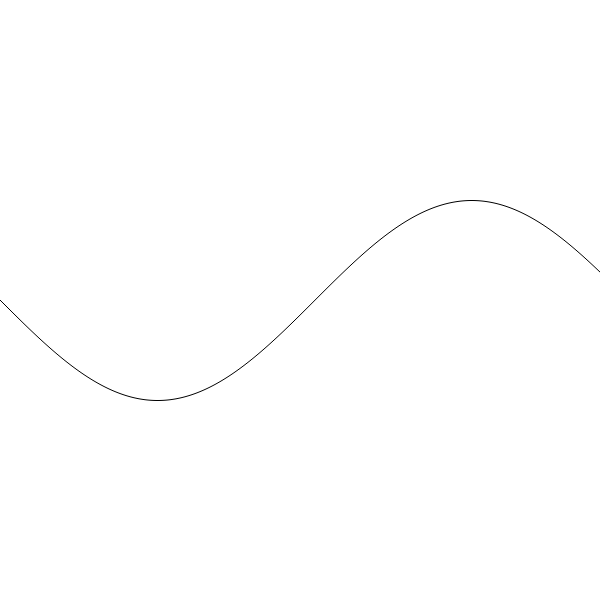
Frame 1 (no input)
Frame 60 (the mouse pressed at the canvas centre just before this capture): identical to frame 1, image omitted
Frame 120 (the mouse held since frame 60 and released just before this capture): identical to frame 1, image omitted

The Processing sketch that drew this single still picture (run headless with seeded random() and noise(); from frame 60 on, the mouse is pressed at the canvas centre):

// Processing sketch: wave
// ── wave.pde
// 波を描く

void setup() {
  size(600, 600);
  noStroke();

  background(255);
  fill(0);
  for (int x = 0; x < width; x += 1) {
    float y = height / 2 + sin(x * 0.01) * 100;
    rect(x, y, 1, 1);
  }
}

void draw() {
}
